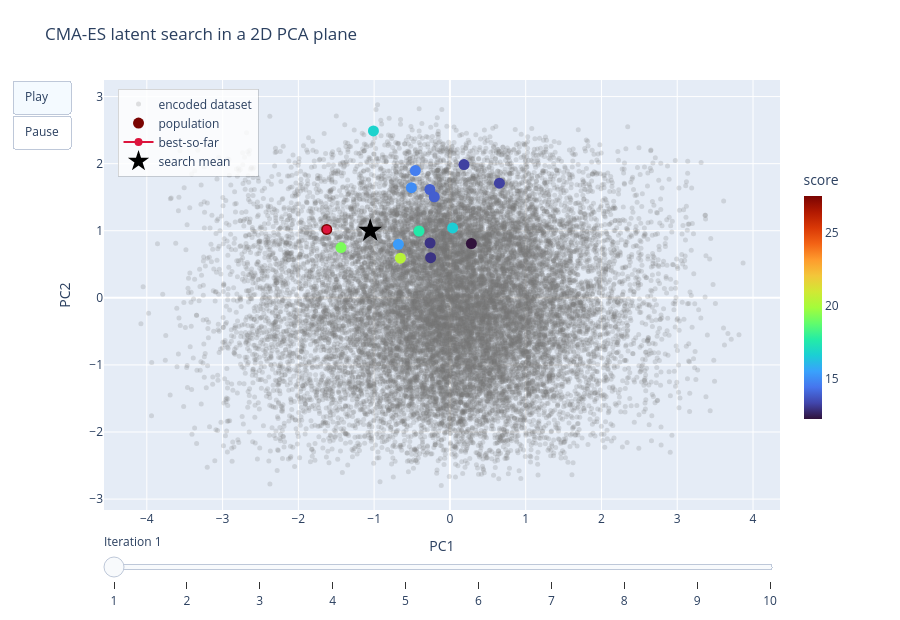

The code cell stored with this chart in its notebook:
### Markdown cell above
## CMA-ES Demo In A 2D Latent Plane

The below is an example of a latent space search method we used. In this demo we optimize in the top-2 PCA subspace around the same chosen maze used above. In the paper, we optimize over agent driven fitness, however, for the purposes of simplicity our objective for the optimizer is creating solvable mazes with long path lengths and more walls rather then an agent derived fitness.

### Code cell
anchor_global = np.asarray((parent_latent[None, :] - latent_center) @ PCA_BASIS, dtype=np.float32)[0]


def plane_to_latent(coords):
    coords = np.atleast_2d(np.asarray(coords, dtype=np.float32))
    return parent_latent[None, :] + coords @ PCA_BASIS.T


es = cma.CMAEvolutionStrategy([0.0, 0.0], 0.65, {'seed': 0, 'popsize': CMA_POPSIZE, 'verbose': -9, 'verb_disp': 0})
history = []
best_score = -np.inf
best_sequence = None
best_global = None

for step_idx in range(CMA_STEPS):
    solutions = np.asarray(es.ask(), dtype=np.float32)
    z_batch = plane_to_latent(solutions)
    decoded_batch = decode_latents(z_batch, repair=True)
    scores = np.asarray([score_sequence(seq) for seq in decoded_batch], dtype=np.float32)
    es.tell(solutions.tolist(), (-scores).tolist())

    population_global = np.asarray((z_batch - latent_center) @ PCA_BASIS, dtype=np.float32)
    mean_coords = np.asarray(es.mean, dtype=np.float32)
    mean_global = anchor_global + mean_coords

    step_best_idx = int(np.argmax(scores))
    if float(scores[step_best_idx]) > best_score:
        best_score = float(scores[step_best_idx])
        best_sequence = decoded_batch[step_best_idx].copy()
        best_global = population_global[step_best_idx].copy()

    history.append({
        'population_global': population_global,
        'scores': scores,
        'mean_global': mean_global,
        'best_global': best_global.copy(),
        'best_score': best_score,
        'step_best_sequence': decoded_batch[step_best_idx].copy(),
    })

best_path = []
frames = []
for step_idx, item in enumerate(history):
    best_path.append(item['best_global'])
    best_path_array = np.asarray(best_path)
    frames.append(
        go.Frame(
            name=str(step_idx),
            data=[
                go.Scatter(
                    x=PCA_COORDS[:, 0],
                    y=PCA_COORDS[:, 1],
                    mode='markers',
                    marker={'size': 5, 'color': 'rgba(120,120,120,0.22)'},
                    name='encoded dataset',
                ),
                go.Scatter(
                    x=item['population_global'][:, 0],
                    y=item['population_global'][:, 1],
                    mode='markers',
                    marker={
                        'size': 11,
                        'color': item['scores'],
                        'colorscale': 'Turbo',
                        'showscale': True,
                        'colorbar': {
                            'title': 'score',
                            'x': 1.02,
                            'xanchor': 'left',
                            'len': 0.62,
                            'thickness': 18,
                            'outlinewidth': 0,
                        },
                    },
                    name='population',
                ),
                go.Scatter(
                    x=best_path_array[:, 0],
                    y=best_path_array[:, 1],
                    mode='lines+markers',
                    marker={'size': 8, 'color': 'crimson'},
                    line={'color': 'crimson', 'width': 2},
                    name='best-so-far',
                ),
                go.Scatter(
                    x=[item['mean_global'][0]],
                    y=[item['mean_global'][1]],
                    mode='markers',
                    marker={'symbol': 'star', 'size': 18, 'color': 'black'},
                    name='search mean',
                ),
            ],
            layout=go.Layout(title=f"CMA-ES latent search iteration {step_idx + 1}/{CMA_STEPS} | best score={item['best_score']:.2f}")
        )
    )

cma_fig = go.Figure(data=frames[0].data, frames=frames)
cma_fig.update_layout(
    width=900,
    height=620,
    margin=dict(l=70, r=120, t=80, b=110),
    xaxis_title='PC1',
    yaxis_title='PC2',
    title='CMA-ES latent search in a 2D PCA plane',
    legend=dict(
        x=0.02,
        y=0.98,
        xanchor='left',
        yanchor='top',
        bgcolor='rgba(255,255,255,0.82)',
        bordercolor='rgba(0,0,0,0.15)',
        borderwidth=1,
    ),
    updatemenus=[{
        'type': 'buttons',
        'buttons': [
            {'label': 'Play', 'method': 'animate', 'args': [None, {'frame': {'duration': 700, 'redraw': True}, 'fromcurrent': True}]},
            {'label': 'Pause', 'method': 'animate', 'args': [[None], {'frame': {'duration': 0, 'redraw': False}, 'mode': 'immediate'}]},
        ],
    }],
    sliders=[{
        'currentvalue': {'prefix': 'Iteration '},
        'steps': [
            {'label': str(i + 1), 'method': 'animate', 'args': [[str(i)], {'frame': {'duration': 0, 'redraw': True}, 'mode': 'immediate'}]}
            for i in range(len(frames))
        ],
    }],
)
cma_fig

### Figure 1 — Plotly figure (JSON) as saved in the notebook; plotly's stock layout.template omitted (floating-point values rounded to 4 significant figures; data arrays with more than 128 entries replaced by an {"elided": "..."} marker saying what was removed)
{"data": [{"marker": {"color": "rgba(120,120,120,0.22)", "size": 5}, "mode": "markers", "name": "encoded dataset", "type": "scatter", "x": {"elided": "20000 float values"}, "y": {"elided": "20000 float values"}}, {"marker": {"color": [27.6, 16.8, 19.25, 15.0, 20.4, 12.25, 13.95, 12.95, 13.25, 13.95, 15.4, 13.25, 17.65, 12.95, 14.65, 16.6], "colorbar": {"len": 0.62, "outlinewidth": 0, "thickness": 18, "title": {"text": "score"}, "x": 1.02, "xanchor": "left"}, "colorscale": [[0, "#30123b"], [0.07143, "#4145ab"], [0.1429, "#4675ed"], [0.2143, "#39a2fc"], [0.2857, "#1bcfd4"], [0.3571, "#24eca6"], [0.4286, "#61fc6c"], [0.5, "#a4fc3b"], [0.5714, "#d1e834"], [0.6429, "#f3c63a"], [0.7143, "#fe9b2d"], [0.7857, "#f36315"], [0.8571, "#d93806"], [0.9286, "#b11901"], [1, "#7a0402"]], "showscale": true, "size": 11}, "mode": "markers", "name": "population", "type": "scatter", "x": [-1.625, -1.009, -1.438, -0.5082, -0.6532, 0.2832, -0.264, -0.2619, 0.1856, -0.2062, -0.6801, 0.6529, -0.4077, -0.2542, -0.456, 0.03605], "y": [1.019, 2.489, 0.7492, 1.642, 0.5911, 0.8081, 1.615, 0.8174, 1.986, 1.506, 0.797, 1.709, 0.996, 0.5981, 1.897, 1.043]}, {"line": {"color": "crimson", "width": 2}, "marker": {"color": "crimson", "size": 8}, "mode": "lines+markers", "name": "best-so-far", "type": "scatter", "x": [-1.625], "y": [1.019]}, {"marker": {"color": "black", "size": 18, "symbol": "star"}, "mode": "markers", "name": "search mean", "type": "scatter", "x": [-1.052], "y": [1.001]}], "layout": {"height": 620, "legend": {"bgcolor": "rgba(255,255,255,0.82)", "bordercolor": "rgba(0,0,0,0.15)", "borderwidth": 1, "x": 0.02, "xanchor": "left", "y": 0.98, "yanchor": "top"}, "margin": {"b": 110, "l": 70, "r": 120, "t": 80}, "sliders": [{"currentvalue": {"prefix": "Iteration "}, "steps": [{"args": [["0"], {"frame": {"duration": 0, "redraw": true}, "mode": "immediate"}], "label": "1", "method": "animate"}, {"args": [["1"], {"frame": {"duration": 0, "redraw": true}, "mode": "immediate"}], "label": "2", "method": "animate"}, {"args": [["2"], {"frame": {"duration": 0, "redraw": true}, "mode": "immediate"}], "label": "3", "method": "animate"}, {"args": [["3"], {"frame": {"duration": 0, "redraw": true}, "mode": "immediate"}], "label": "4", "method": "animate"}, {"args": [["4"], {"frame": {"duration": 0, "redraw": true}, "mode": "immediate"}], "label": "5", "method": "animate"}, {"args": [["5"], {"frame": {"duration": 0, "redraw": true}, "mode": "immediate"}], "label": "6", "method": "animate"}, {"args": [["6"], {"frame": {"duration": 0, "redraw": true}, "mode": "immediate"}], "label": "7", "method": "animate"}, {"args": [["7"], {"frame": {"duration": 0, "redraw": true}, "mode": "immediate"}], "label": "8", "method": "animate"}, {"args": [["8"], {"frame": {"duration": 0, "redraw": true}, "mode": "immediate"}], "label": "9", "method": "animate"}, {"args": [["9"], {"frame": {"duration": 0, "redraw": true}, "mode": "immediate"}], "label": "10", "method": "animate"}]}], "title": {"text": "CMA-ES latent search in a 2D PCA plane"}, "updatemenus": [{"buttons": [{"args": [null, {"frame": {"duration": 700, "redraw": true}, "fromcurrent": true}], "label": "Play", "method": "animate"}, {"args": [[null], {"frame": {"duration": 0, "redraw": false}, "mode": "immediate"}], "label": "Pause", "method": "animate"}], "type": "buttons"}], "width": 900, "xaxis": {"title": {"text": "PC1"}}, "yaxis": {"title": {"text": "PC2"}}}}
